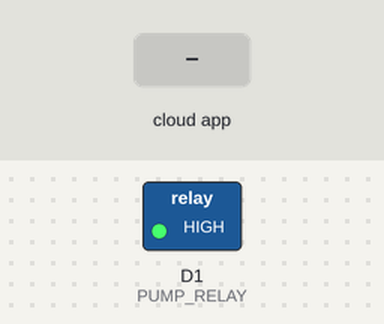
Bench run of a sketch on a simulated ESP8266 (NodeMCU). Parts: switched loads named in the sketch (green lamp = pin HIGH). The inputs (shaded band) are chosen by the test bench. WiFi joins after 1.5 s; servers stay silent unless stated; the Firebase database answers and starts empty; not simulated (calls return 0 or success): secrets.h; what the sketch prints to the serial monitor is not drawn.

Above: at 3.0 s.
3.1 s: the phone or cloud app sets state to ON
At 4.7 s:
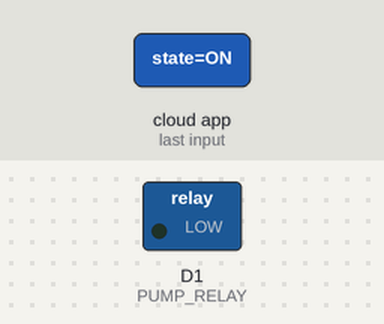
Timing chart, 0 to 10.5 s (numbered marks = the images above; inputs shaded):
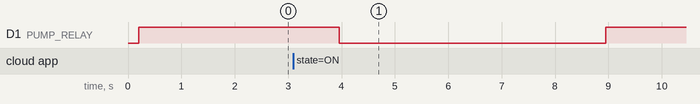

Measured:
- after the input at 3.1 s, D1 (PUMP_RELAY): HIGH → LOW after 0.85 s, → HIGH 5.0 s later

The sketch:

esp.ino
```cpp
#include <ESP8266WiFi.h>
#include <Firebase_ESP_Client.h>
#include "addons/TokenHelper.h"
#include "addons/RTDBHelper.h"

// ─── Credentials ─────────────────────────────────────────────
// Real values live in secrets.h (gitignored). Copy secrets.copy.h to
// secrets.h and fill it in before building. Macros expected:
//   WIFI_SSID, WIFI_PASSWORD, API_KEY, DATABASE_URL
#include "secrets.h"

// ─── Pin & Timing ────────────────────────────────────────────
#define PUMP_RELAY       D1
#define PUMP_ON_MS       5000   // 5 s — matches PIC PUMP_ON_TICKS × 100 ms
#define POLL_INTERVAL_MS 1000   // Firebase poll cadence

// ─── Firebase Objects ────────────────────────────────────────
FirebaseData   fbdo;
FirebaseConfig config;
FirebaseAuth   auth;
bool signupOK = false;

unsigned long lastPollTime = 0;

// ─── Pump Control ────────────────────────────────────────────
void setPump(bool on) {
    digitalWrite(PUMP_RELAY, on ? LOW : HIGH);  // relay active LOW
    Serial.printf("[PUMP] %s\n", on ? "ON" : "OFF");
}

// ─── Firebase Init ───────────────────────────────────────────
void firebaseInit() {
    config.api_key      = API_KEY;
    config.database_url = DATABASE_URL;

    if (Firebase.signUp(&config, &auth, "", "")) {
        Serial.println("[Firebase] Sign up OK");
        signupOK = true;
    } else {
        Serial.println("[Firebase] Sign up FAILED: " + String(config.signer.signupError.message.c_str()));
    }

    config.token_status_callback = tokenStatusCallback;
    Firebase.begin(&config, &auth);
    Firebase.reconnectWiFi(true);
    delay(100);
    Serial.println("[Firebase] Init done.");
}

// ─── Setup ───────────────────────────────────────────────────
void setup() {
    Serial.begin(115200);
    delay(200);

    pinMode(PUMP_RELAY, OUTPUT);
    setPump(false);  // pump OFF at boot

    Serial.print("\n[WiFi] Connecting to ");
    Serial.println(WIFI_SSID);
    WiFi.begin(WIFI_SSID, WIFI_PASSWORD);
    while (WiFi.status() != WL_CONNECTED) {
        delay(500);
        Serial.print(".");
    }
    Serial.println("\n[WiFi] Connected! IP: " + WiFi.localIP().toString());

    firebaseInit();
    Serial.println("[System] Ready — polling esp/pump/state\n");
}

// ─── Main Loop ───────────────────────────────────────────────
void loop() {
    if (!signupOK) return;

    // WiFi watchdog
    if (WiFi.status() != WL_CONNECTED) {
        Serial.println("[WiFi] Reconnecting...");
        WiFi.begin(WIFI_SSID, WIFI_PASSWORD);
        unsigned long t = millis();
        while (WiFi.status() != WL_CONNECTED && millis() - t < 10000) {
            delay(500); Serial.print(".");
        }
        Serial.println(WiFi.status() == WL_CONNECTED ? "\n[WiFi] Reconnected." : "\n[WiFi] Failed.");
    }

    if (millis() - lastPollTime < POLL_INTERVAL_MS) return;
    lastPollTime = millis();

    if (!Firebase.ready()) {
        Serial.println("[Firebase] Not ready — skipping.");
        return;
    }

    if (!Firebase.RTDB.getString(&fbdo, "/esp/pump/state")) {
        // Node may not exist yet — not an error
        return;
    }

    String state = fbdo.stringData();
    state.trim();

    if (state != "ON") return;

    // Activate pump for PUMP_ON_MS, then clear the node
    setPump(true);
    delay(PUMP_ON_MS);
    setPump(false);

    Firebase.RTDB.setString(&fbdo, "/esp/pump/state", "OFF");
    Serial.println("[ESP] pump cycle done — node cleared");
}
```
